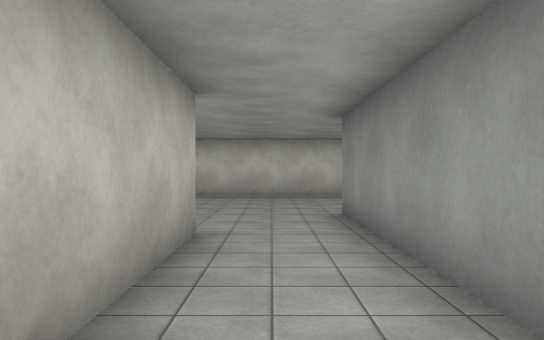
view 1 (above)

24 first-person views from a walk through a 3-D level made in the Unity game engine. The camera is 1.5 m above the floor, looks level and sees 70° across. The floor is counted in squares, 2 m on a side. Each view is taken from the middle of a square. On the plan, view 1 faces up. The plan holds only what a view shows up to about 12 squares ahead; the rest is blank. The place goes on beyond the plan. The player character is not drawn. Some surface patterns are stand-ins.

view 2
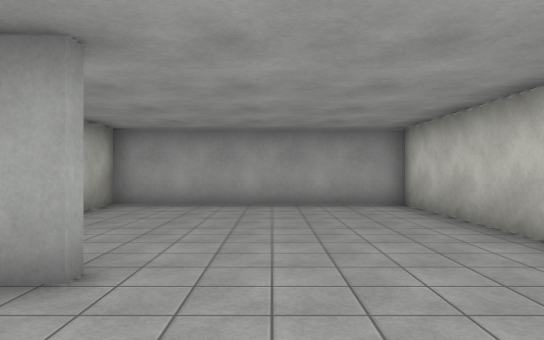

view 3
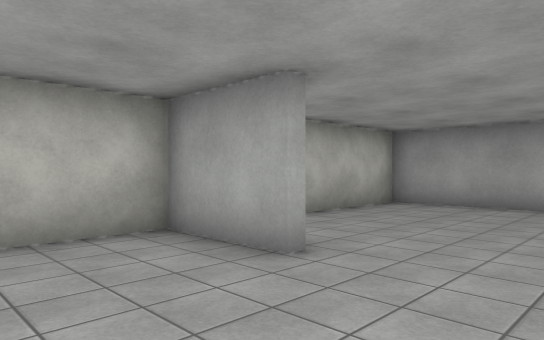

view 4
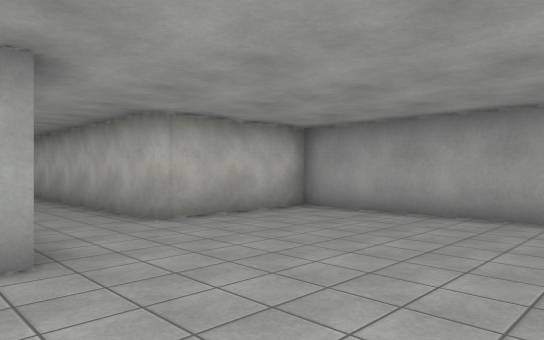

view 5
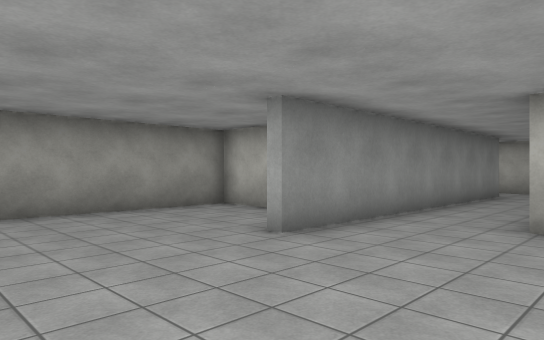

view 6
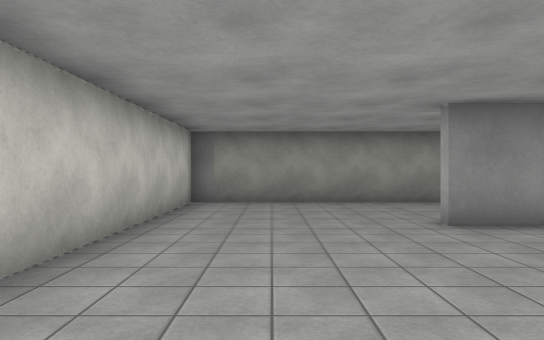

view 7
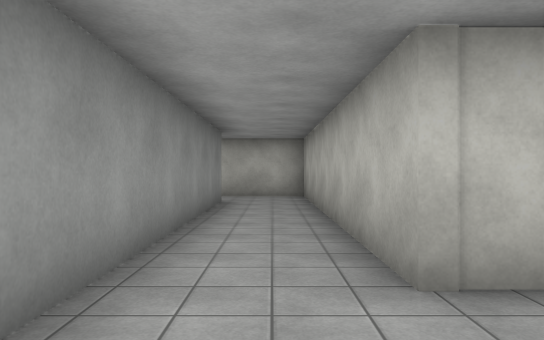

view 8
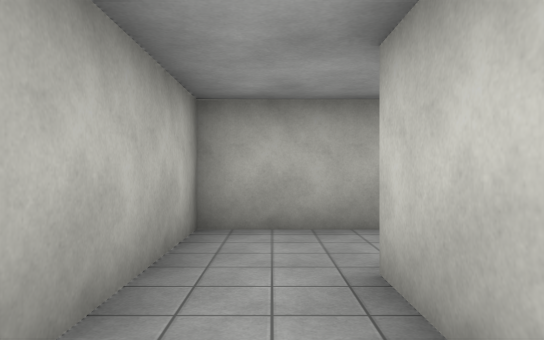

view 9
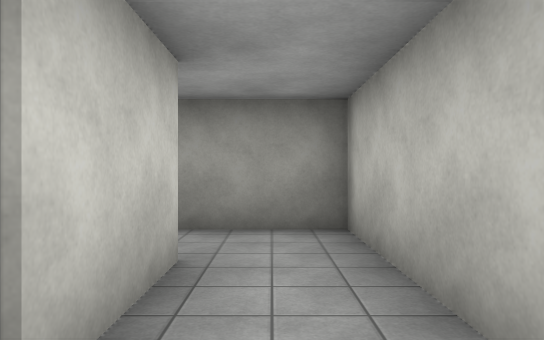

view 10
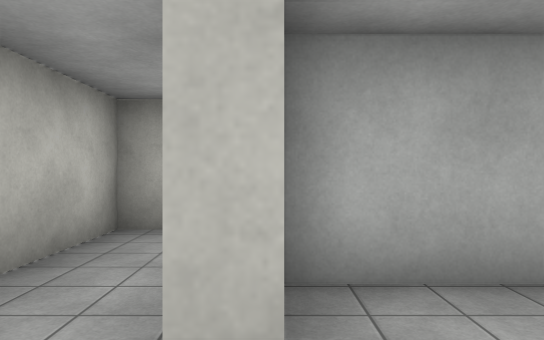

view 11
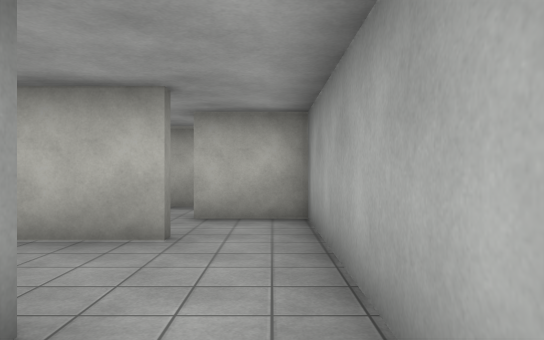

view 12
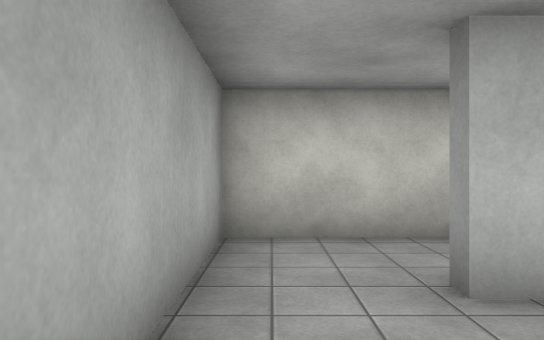

view 13
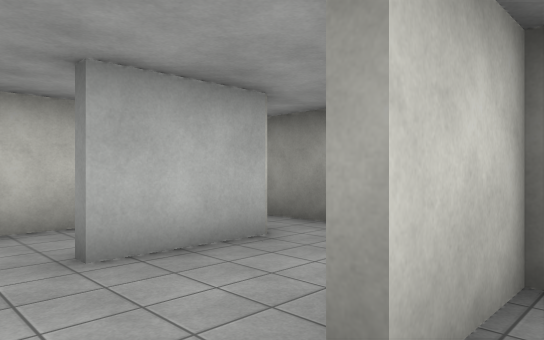

view 14
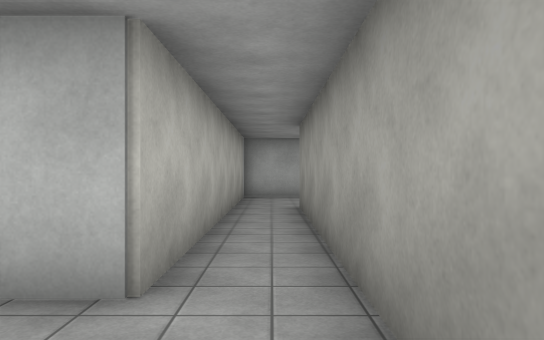

view 15
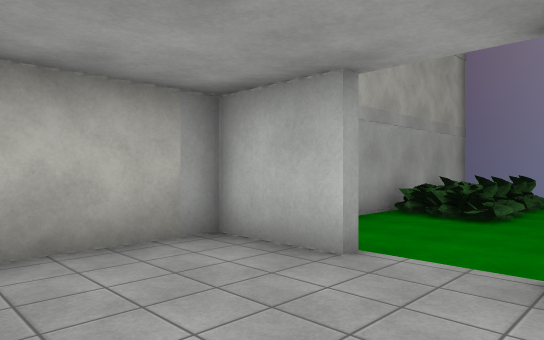

view 16
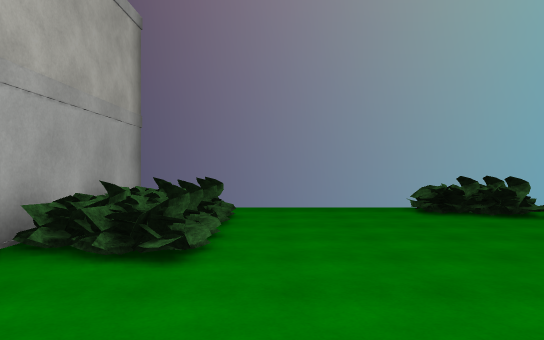

view 17
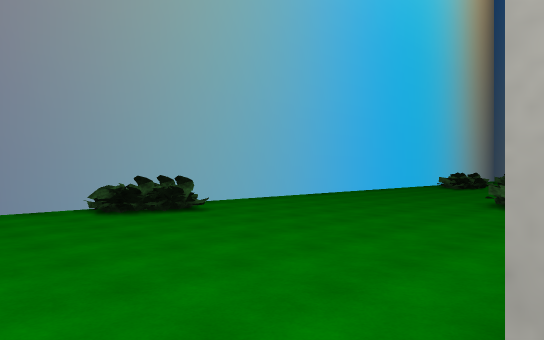

view 18
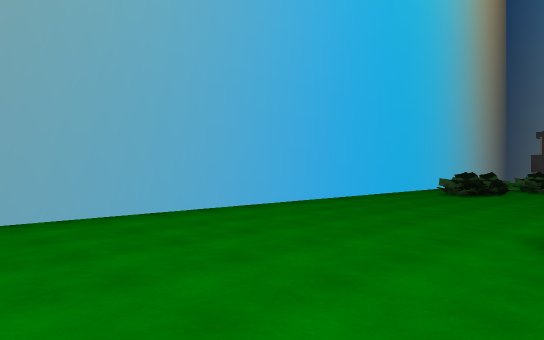

view 19
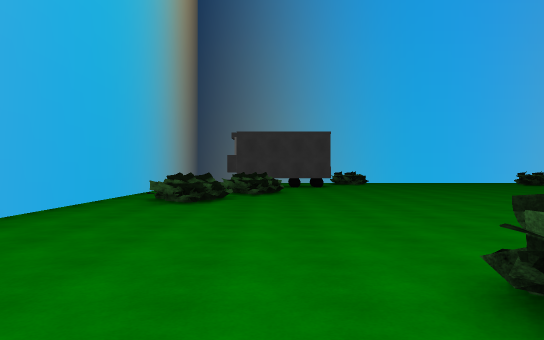

view 20
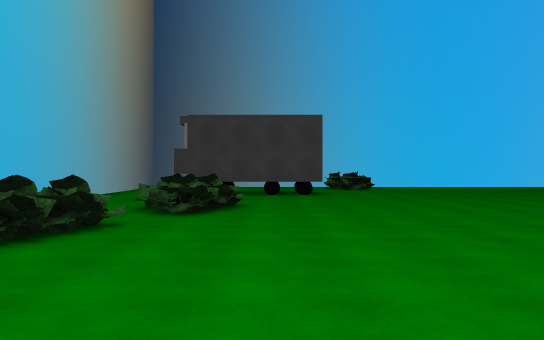

view 21
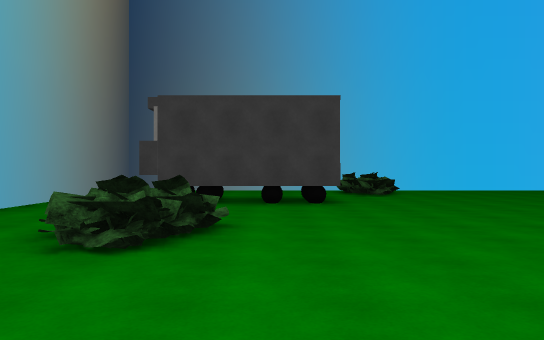

view 22
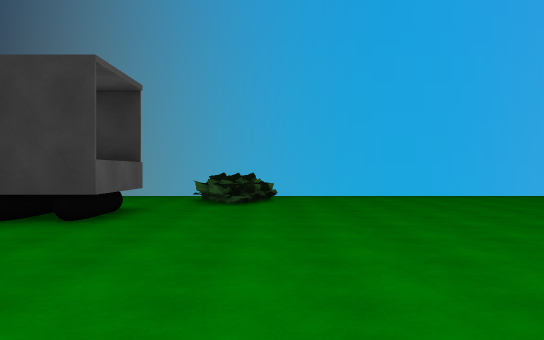

view 23
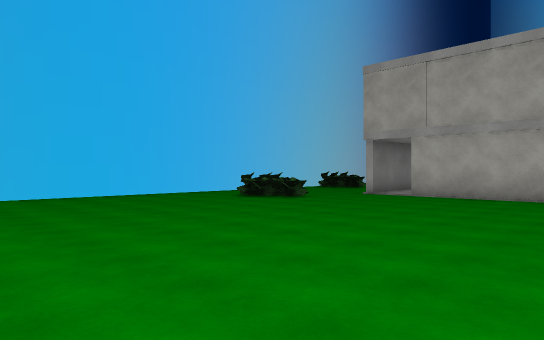

view 24
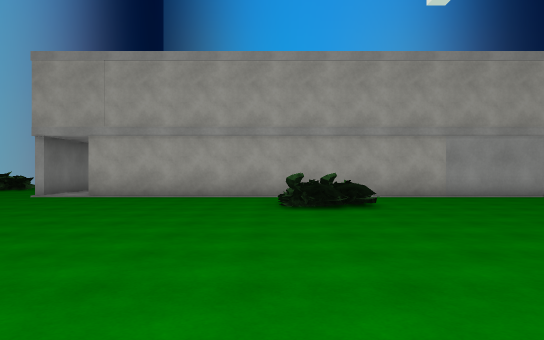

### Floor plan
Key: @ floor where view 1 was taken; # wall or solid block; x gap in a wall; . main floor; : floor 0.75 m higher than the main floor; / step, stairs or slope; B bush.
Columns run from 5 left of view 1 to 39 right of it. Each row starts with its distance up from view 1.
 20            ###### ########################
 19           # ....#B................  ...
 18           # B...:B.............B.......
 17           #BB.................BB..... #
 16           #BB....................BB   #
 15           #BB....................BB...# ..
 14           #............/..............# ....#
 13            .........../B..............##....#
 12            .........   B ................/B.#
 11 #############.#            ............../B.#
 10 #.........#....              ............/B.#
  9 #.........#...                ..............#
  8 #.........#.# .               ..............#
  7 #.........#.#                 ..............#
  6 #.....#...#.#                ...............#
  5 #.....#####.#               ................#
  4 #####.#...#.#               ................#
  3     #.#..##.#              .................#
  2     #.#.....#             ..../B......./BB  #
  1     #.#.... #             ..../B........ B
  0     #@#..##.             .....  ........
 -1     #.#...#             #############x#.
 -2     #.###.#                           #.
 -3     #.....#
 -4     #######

Where each view was taken, in squares from view 1:
view 1: 0 up, 0 right, facing up
view 2: 8 up, 4 right, facing left
view 3: 9 up, 4 right, facing down-left
view 4: 10 up, 2 right, facing down-left
view 5: 10 up, 2 left, facing down-right
view 6: 9 up, 4 left, facing right
view 7: 7 up, 0 right, facing down
view 8: 3 down, 4 right, facing left
view 9: 3 down, 0 right, facing right
view 10: 2 down, 4 right, facing left
view 11: 4 up, 2 right, facing down
view 12: 0 up, 2 right, facing up
view 13: 1 down, 2 right, facing up-right
view 14: 0 up, 6 right, facing up
view 15: 8 up, 9 right, facing up-left
view 16: 11 up, 8 right, facing up
view 17: 11 up, 8 right, facing up-right
view 18: 13 up, 13 right, facing up-right
view 19: 15 up, 16 right, facing right
view 20: 14 up, 21 right, facing right
view 21: 14 up, 24 right, facing right
view 22: 10 up, 27 right, facing right
view 23: 10 up, 27 right, facing down-right
view 24: 10 up, 27 right, facing down
